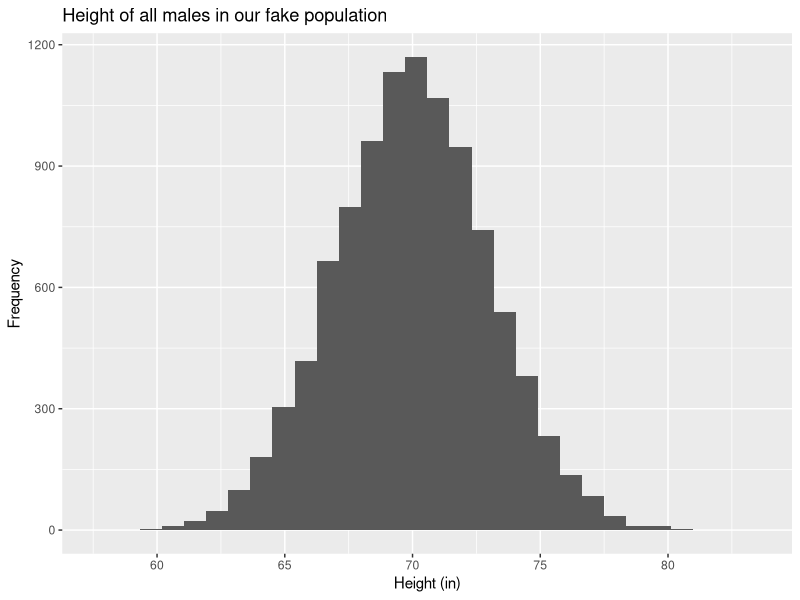
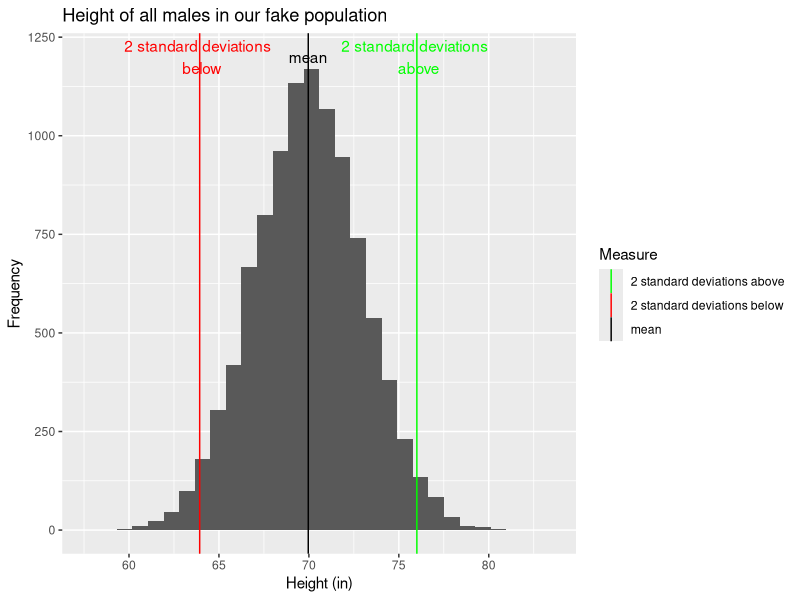
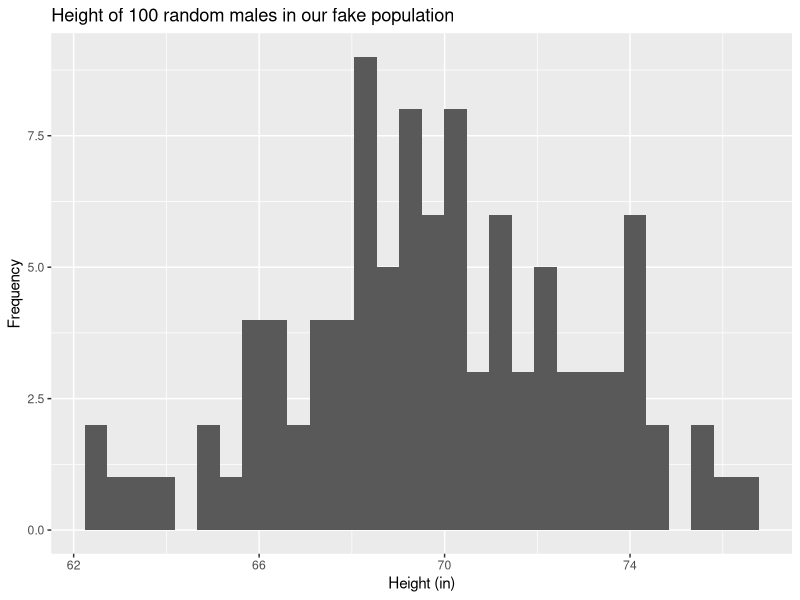

Write the R code that produced these figures, in order.
## ---- chunk 1
#| label: fig-height_all
#| fig-cap: "Our imaginary population!"
set.seed(42)
population_size <- 10000
population_norm <- data.frame(id = 1:population_size, 
                         height = rnorm(population_size, 70, 3))
library(ggplot2)

ggplot(population_norm, aes(height)) + 
  geom_histogram() +
  labs(x="Height (in)", y= "Frequency",
       title = "Height of all males in our fake population")
## ---- chunk 2
#| label: fig-height_all_with_lines
#| fig-cap: "Our imaginary population!"
colors <- c("mean" = "black", "2 standard deviations below" = "red", 
            "2 standard deviations above" = "green")
ggplot(population_norm, aes(height)) + 
  geom_histogram() +
  labs(x="Height (in)", y= "Frequency",
       title = "Height of all males in our fake population",
       color="Measure") +
    geom_vline(aes(xintercept=mean(height), color="mean"))+
    geom_vline(aes(xintercept=mean(height)-
                     2*sd(height), color="2 standard deviations below"))+
  geom_vline(aes(xintercept=mean(height)+
                     2*sd(height), color="2 standard deviations above")) +
        scale_color_manual(values = colors)+
   annotate("text", label = "mean", y = 1200, x = mean(population_norm$height), color = "black") +
     annotate("text", label = "2 standard deviations \n below", y = 1200, x = mean(population_norm$height)-
                     2*sd(population_norm$height), color = "red")+
     annotate("text", label = "2 standard deviations \n above", y = 1200, x = mean(population_norm$height)+
                     2*sd(population_norm$height), color = "green")
## ---- chunk 3
sample_1 <- population_norm[sample(nrow(population_norm), 100),]
ggplot(sample_1, aes(height)) + 
  geom_histogram() +
  labs(x="Height (in)", y= "Frequency",
       title = "Height of 100 random males in our fake population")

